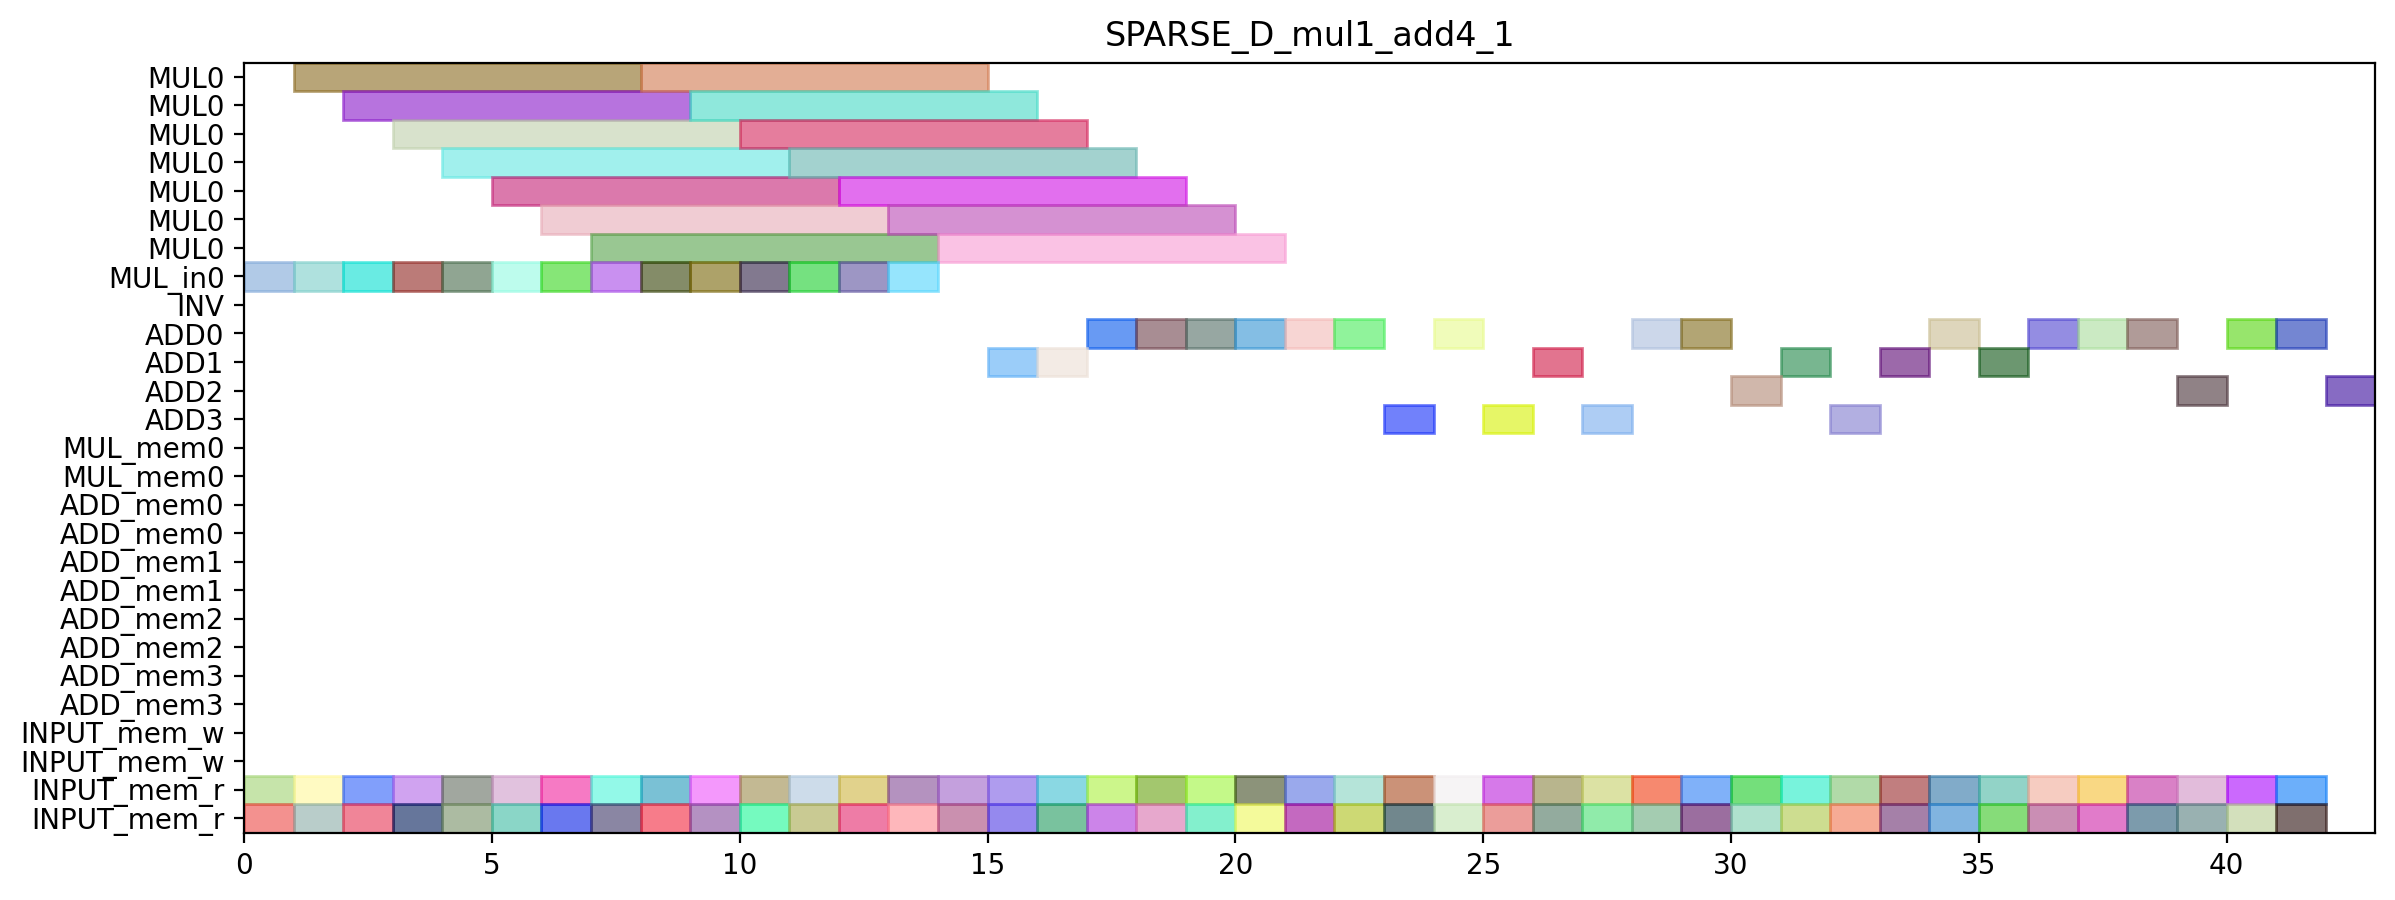

Write the Python code that produced this figure.
from pyschedule import Scenario, solvers, plotters, alt


def solve():
	horizon = 121
	S = Scenario("SPARSE_D_mul1_add4_1", horizon=horizon)

	# resource
	MUL = S.Resources('MUL', num=1, size=7)
	MUL_in = S.Resources('MUL_in', num=1)
	INV = S.Resource('INV')
	ADD = S.Resources('ADD', num=4, periods=range(1, horizon))
	MUL_mem = S.Resources('MUL_mem', num=1, size=2)
	ADD_mem = S.Resources('ADD_mem', num=4, size=2)
	INPUT_mem_w = S.Resource('INPUT_mem_w', size=2)
	INPUT_mem_r = S.Resource('INPUT_mem_r', size=2)

	# result of previous scheduling
	t4_t8_t1_in = S.Task('t4_t8_t1_in', length=1, delay_cost=1)
	S += t4_t8_t1_in >= 0
	t4_t8_t1_in += MUL_in[0]

	t4_t8_t1_mem0 = S.Task('t4_t8_t1_mem0', length=1, delay_cost=1)
	S += t4_t8_t1_mem0 >= 0
	t4_t8_t1_mem0 += INPUT_mem_r

	t4_t8_t1_mem1 = S.Task('t4_t8_t1_mem1', length=1, delay_cost=1)
	S += t4_t8_t1_mem1 >= 0
	t4_t8_t1_mem1 += INPUT_mem_r

	t4_t1_t0_in = S.Task('t4_t1_t0_in', length=1, delay_cost=1)
	S += t4_t1_t0_in >= 1
	t4_t1_t0_in += MUL_in[0]

	t4_t1_t0_mem0 = S.Task('t4_t1_t0_mem0', length=1, delay_cost=1)
	S += t4_t1_t0_mem0 >= 1
	t4_t1_t0_mem0 += INPUT_mem_r

	t4_t1_t0_mem1 = S.Task('t4_t1_t0_mem1', length=1, delay_cost=1)
	S += t4_t1_t0_mem1 >= 1
	t4_t1_t0_mem1 += INPUT_mem_r

	t4_t8_t1 = S.Task('t4_t8_t1', length=7, delay_cost=1)
	S += t4_t8_t1 >= 1
	t4_t8_t1 += MUL[0]

	t4_t0_t0_in = S.Task('t4_t0_t0_in', length=1, delay_cost=1)
	S += t4_t0_t0_in >= 2
	t4_t0_t0_in += MUL_in[0]

	t4_t0_t0_mem0 = S.Task('t4_t0_t0_mem0', length=1, delay_cost=1)
	S += t4_t0_t0_mem0 >= 2
	t4_t0_t0_mem0 += INPUT_mem_r

	t4_t0_t0_mem1 = S.Task('t4_t0_t0_mem1', length=1, delay_cost=1)
	S += t4_t0_t0_mem1 >= 2
	t4_t0_t0_mem1 += INPUT_mem_r

	t4_t1_t0 = S.Task('t4_t1_t0', length=7, delay_cost=1)
	S += t4_t1_t0 >= 2
	t4_t1_t0 += MUL[0]

	t2_t1_in = S.Task('t2_t1_in', length=1, delay_cost=1)
	S += t2_t1_in >= 3
	t2_t1_in += MUL_in[0]

	t2_t1_mem0 = S.Task('t2_t1_mem0', length=1, delay_cost=1)
	S += t2_t1_mem0 >= 3
	t2_t1_mem0 += INPUT_mem_r

	t2_t1_mem1 = S.Task('t2_t1_mem1', length=1, delay_cost=1)
	S += t2_t1_mem1 >= 3
	t2_t1_mem1 += INPUT_mem_r

	t4_t0_t0 = S.Task('t4_t0_t0', length=7, delay_cost=1)
	S += t4_t0_t0 >= 3
	t4_t0_t0 += MUL[0]

	t2_t1 = S.Task('t2_t1', length=7, delay_cost=1)
	S += t2_t1 >= 4
	t2_t1 += MUL[0]

	t4_t0_t1_in = S.Task('t4_t0_t1_in', length=1, delay_cost=1)
	S += t4_t0_t1_in >= 4
	t4_t0_t1_in += MUL_in[0]

	t4_t0_t1_mem0 = S.Task('t4_t0_t1_mem0', length=1, delay_cost=1)
	S += t4_t0_t1_mem0 >= 4
	t4_t0_t1_mem0 += INPUT_mem_r

	t4_t0_t1_mem1 = S.Task('t4_t0_t1_mem1', length=1, delay_cost=1)
	S += t4_t0_t1_mem1 >= 4
	t4_t0_t1_mem1 += INPUT_mem_r

	t2_t0_in = S.Task('t2_t0_in', length=1, delay_cost=1)
	S += t2_t0_in >= 5
	t2_t0_in += MUL_in[0]

	t2_t0_mem0 = S.Task('t2_t0_mem0', length=1, delay_cost=1)
	S += t2_t0_mem0 >= 5
	t2_t0_mem0 += INPUT_mem_r

	t2_t0_mem1 = S.Task('t2_t0_mem1', length=1, delay_cost=1)
	S += t2_t0_mem1 >= 5
	t2_t0_mem1 += INPUT_mem_r

	t4_t0_t1 = S.Task('t4_t0_t1', length=7, delay_cost=1)
	S += t4_t0_t1 >= 5
	t4_t0_t1 += MUL[0]

	t2_t0 = S.Task('t2_t0', length=7, delay_cost=1)
	S += t2_t0 >= 6
	t2_t0 += MUL[0]

	t4_t2_t1_in = S.Task('t4_t2_t1_in', length=1, delay_cost=1)
	S += t4_t2_t1_in >= 6
	t4_t2_t1_in += MUL_in[0]

	t4_t2_t1_mem0 = S.Task('t4_t2_t1_mem0', length=1, delay_cost=1)
	S += t4_t2_t1_mem0 >= 6
	t4_t2_t1_mem0 += INPUT_mem_r

	t4_t2_t1_mem1 = S.Task('t4_t2_t1_mem1', length=1, delay_cost=1)
	S += t4_t2_t1_mem1 >= 6
	t4_t2_t1_mem1 += INPUT_mem_r

	t1_t0_in = S.Task('t1_t0_in', length=1, delay_cost=1)
	S += t1_t0_in >= 7
	t1_t0_in += MUL_in[0]

	t1_t0_mem0 = S.Task('t1_t0_mem0', length=1, delay_cost=1)
	S += t1_t0_mem0 >= 7
	t1_t0_mem0 += INPUT_mem_r

	t1_t0_mem1 = S.Task('t1_t0_mem1', length=1, delay_cost=1)
	S += t1_t0_mem1 >= 7
	t1_t0_mem1 += INPUT_mem_r

	t4_t2_t1 = S.Task('t4_t2_t1', length=7, delay_cost=1)
	S += t4_t2_t1 >= 7
	t4_t2_t1 += MUL[0]

	t0_t1_in = S.Task('t0_t1_in', length=1, delay_cost=1)
	S += t0_t1_in >= 8
	t0_t1_in += MUL_in[0]

	t0_t1_mem0 = S.Task('t0_t1_mem0', length=1, delay_cost=1)
	S += t0_t1_mem0 >= 8
	t0_t1_mem0 += INPUT_mem_r

	t0_t1_mem1 = S.Task('t0_t1_mem1', length=1, delay_cost=1)
	S += t0_t1_mem1 >= 8
	t0_t1_mem1 += INPUT_mem_r

	t1_t0 = S.Task('t1_t0', length=7, delay_cost=1)
	S += t1_t0 >= 8
	t1_t0 += MUL[0]

	t0_t1 = S.Task('t0_t1', length=7, delay_cost=1)
	S += t0_t1 >= 9
	t0_t1 += MUL[0]

	t4_t8_t0_in = S.Task('t4_t8_t0_in', length=1, delay_cost=1)
	S += t4_t8_t0_in >= 9
	t4_t8_t0_in += MUL_in[0]

	t4_t8_t0_mem0 = S.Task('t4_t8_t0_mem0', length=1, delay_cost=1)
	S += t4_t8_t0_mem0 >= 9
	t4_t8_t0_mem0 += INPUT_mem_r

	t4_t8_t0_mem1 = S.Task('t4_t8_t0_mem1', length=1, delay_cost=1)
	S += t4_t8_t0_mem1 >= 9
	t4_t8_t0_mem1 += INPUT_mem_r

	t4_t2_t0_in = S.Task('t4_t2_t0_in', length=1, delay_cost=1)
	S += t4_t2_t0_in >= 10
	t4_t2_t0_in += MUL_in[0]

	t4_t2_t0_mem0 = S.Task('t4_t2_t0_mem0', length=1, delay_cost=1)
	S += t4_t2_t0_mem0 >= 10
	t4_t2_t0_mem0 += INPUT_mem_r

	t4_t2_t0_mem1 = S.Task('t4_t2_t0_mem1', length=1, delay_cost=1)
	S += t4_t2_t0_mem1 >= 10
	t4_t2_t0_mem1 += INPUT_mem_r

	t4_t8_t0 = S.Task('t4_t8_t0', length=7, delay_cost=1)
	S += t4_t8_t0 >= 10
	t4_t8_t0 += MUL[0]

	t4_t1_t1_in = S.Task('t4_t1_t1_in', length=1, delay_cost=1)
	S += t4_t1_t1_in >= 11
	t4_t1_t1_in += MUL_in[0]

	t4_t1_t1_mem0 = S.Task('t4_t1_t1_mem0', length=1, delay_cost=1)
	S += t4_t1_t1_mem0 >= 11
	t4_t1_t1_mem0 += INPUT_mem_r

	t4_t1_t1_mem1 = S.Task('t4_t1_t1_mem1', length=1, delay_cost=1)
	S += t4_t1_t1_mem1 >= 11
	t4_t1_t1_mem1 += INPUT_mem_r

	t4_t2_t0 = S.Task('t4_t2_t0', length=7, delay_cost=1)
	S += t4_t2_t0 >= 11
	t4_t2_t0 += MUL[0]

	t1_t1_in = S.Task('t1_t1_in', length=1, delay_cost=1)
	S += t1_t1_in >= 12
	t1_t1_in += MUL_in[0]

	t1_t1_mem0 = S.Task('t1_t1_mem0', length=1, delay_cost=1)
	S += t1_t1_mem0 >= 12
	t1_t1_mem0 += INPUT_mem_r

	t1_t1_mem1 = S.Task('t1_t1_mem1', length=1, delay_cost=1)
	S += t1_t1_mem1 >= 12
	t1_t1_mem1 += INPUT_mem_r

	t4_t1_t1 = S.Task('t4_t1_t1', length=7, delay_cost=1)
	S += t4_t1_t1 >= 12
	t4_t1_t1 += MUL[0]

	t0_t0_in = S.Task('t0_t0_in', length=1, delay_cost=1)
	S += t0_t0_in >= 13
	t0_t0_in += MUL_in[0]

	t0_t0_mem0 = S.Task('t0_t0_mem0', length=1, delay_cost=1)
	S += t0_t0_mem0 >= 13
	t0_t0_mem0 += INPUT_mem_r

	t0_t0_mem1 = S.Task('t0_t0_mem1', length=1, delay_cost=1)
	S += t0_t0_mem1 >= 13
	t0_t0_mem1 += INPUT_mem_r

	t1_t1 = S.Task('t1_t1', length=7, delay_cost=1)
	S += t1_t1 >= 13
	t1_t1 += MUL[0]

	t0_t0 = S.Task('t0_t0', length=7, delay_cost=1)
	S += t0_t0 >= 14
	t0_t0 += MUL[0]

	t2_t3_mem0 = S.Task('t2_t3_mem0', length=1, delay_cost=1)
	S += t2_t3_mem0 >= 14
	t2_t3_mem0 += INPUT_mem_r

	t2_t3_mem1 = S.Task('t2_t3_mem1', length=1, delay_cost=1)
	S += t2_t3_mem1 >= 14
	t2_t3_mem1 += INPUT_mem_r

	t2_t3 = S.Task('t2_t3', length=1, delay_cost=1)
	S += t2_t3 >= 15
	t2_t3 += ADD[1]

	t4_t51_mem0 = S.Task('t4_t51_mem0', length=1, delay_cost=1)
	S += t4_t51_mem0 >= 15
	t4_t51_mem0 += INPUT_mem_r

	t4_t51_mem1 = S.Task('t4_t51_mem1', length=1, delay_cost=1)
	S += t4_t51_mem1 >= 15
	t4_t51_mem1 += INPUT_mem_r

	t4_t0_t3_mem0 = S.Task('t4_t0_t3_mem0', length=1, delay_cost=1)
	S += t4_t0_t3_mem0 >= 16
	t4_t0_t3_mem0 += INPUT_mem_r

	t4_t0_t3_mem1 = S.Task('t4_t0_t3_mem1', length=1, delay_cost=1)
	S += t4_t0_t3_mem1 >= 16
	t4_t0_t3_mem1 += INPUT_mem_r

	t4_t51 = S.Task('t4_t51', length=1, delay_cost=1)
	S += t4_t51 >= 16
	t4_t51 += ADD[1]

	t4_t0_t3 = S.Task('t4_t0_t3', length=1, delay_cost=1)
	S += t4_t0_t3 >= 17
	t4_t0_t3 += ADD[0]

	t4_t1_t3_mem0 = S.Task('t4_t1_t3_mem0', length=1, delay_cost=1)
	S += t4_t1_t3_mem0 >= 17
	t4_t1_t3_mem0 += INPUT_mem_r

	t4_t1_t3_mem1 = S.Task('t4_t1_t3_mem1', length=1, delay_cost=1)
	S += t4_t1_t3_mem1 >= 17
	t4_t1_t3_mem1 += INPUT_mem_r

	t4_t1_t2_mem0 = S.Task('t4_t1_t2_mem0', length=1, delay_cost=1)
	S += t4_t1_t2_mem0 >= 18
	t4_t1_t2_mem0 += INPUT_mem_r

	t4_t1_t2_mem1 = S.Task('t4_t1_t2_mem1', length=1, delay_cost=1)
	S += t4_t1_t2_mem1 >= 18
	t4_t1_t2_mem1 += INPUT_mem_r

	t4_t1_t3 = S.Task('t4_t1_t3', length=1, delay_cost=1)
	S += t4_t1_t3 >= 18
	t4_t1_t3 += ADD[0]

	t1_t3_mem0 = S.Task('t1_t3_mem0', length=1, delay_cost=1)
	S += t1_t3_mem0 >= 19
	t1_t3_mem0 += INPUT_mem_r

	t1_t3_mem1 = S.Task('t1_t3_mem1', length=1, delay_cost=1)
	S += t1_t3_mem1 >= 19
	t1_t3_mem1 += INPUT_mem_r

	t4_t1_t2 = S.Task('t4_t1_t2', length=1, delay_cost=1)
	S += t4_t1_t2 >= 19
	t4_t1_t2 += ADD[0]

	t1_t3 = S.Task('t1_t3', length=1, delay_cost=1)
	S += t1_t3 >= 20
	t1_t3 += ADD[0]

	t4_t0_t2_mem0 = S.Task('t4_t0_t2_mem0', length=1, delay_cost=1)
	S += t4_t0_t2_mem0 >= 20
	t4_t0_t2_mem0 += INPUT_mem_r

	t4_t0_t2_mem1 = S.Task('t4_t0_t2_mem1', length=1, delay_cost=1)
	S += t4_t0_t2_mem1 >= 20
	t4_t0_t2_mem1 += INPUT_mem_r

	t2_t2_mem0 = S.Task('t2_t2_mem0', length=1, delay_cost=1)
	S += t2_t2_mem0 >= 21
	t2_t2_mem0 += INPUT_mem_r

	t2_t2_mem1 = S.Task('t2_t2_mem1', length=1, delay_cost=1)
	S += t2_t2_mem1 >= 21
	t2_t2_mem1 += INPUT_mem_r

	t4_t0_t2 = S.Task('t4_t0_t2', length=1, delay_cost=1)
	S += t4_t0_t2 >= 21
	t4_t0_t2 += ADD[0]

	t2_t2 = S.Task('t2_t2', length=1, delay_cost=1)
	S += t2_t2 >= 22
	t2_t2 += ADD[0]

	t4_t50_mem0 = S.Task('t4_t50_mem0', length=1, delay_cost=1)
	S += t4_t50_mem0 >= 22
	t4_t50_mem0 += INPUT_mem_r

	t4_t50_mem1 = S.Task('t4_t50_mem1', length=1, delay_cost=1)
	S += t4_t50_mem1 >= 22
	t4_t50_mem1 += INPUT_mem_r

	t1_t2_mem0 = S.Task('t1_t2_mem0', length=1, delay_cost=1)
	S += t1_t2_mem0 >= 23
	t1_t2_mem0 += INPUT_mem_r

	t1_t2_mem1 = S.Task('t1_t2_mem1', length=1, delay_cost=1)
	S += t1_t2_mem1 >= 23
	t1_t2_mem1 += INPUT_mem_r

	t4_t50 = S.Task('t4_t50', length=1, delay_cost=1)
	S += t4_t50 >= 23
	t4_t50 += ADD[3]

	t1_t2 = S.Task('t1_t2', length=1, delay_cost=1)
	S += t1_t2 >= 24
	t1_t2 += ADD[0]

	t4_t41_mem0 = S.Task('t4_t41_mem0', length=1, delay_cost=1)
	S += t4_t41_mem0 >= 24
	t4_t41_mem0 += INPUT_mem_r

	t4_t41_mem1 = S.Task('t4_t41_mem1', length=1, delay_cost=1)
	S += t4_t41_mem1 >= 24
	t4_t41_mem1 += INPUT_mem_r

	t0_t2_mem0 = S.Task('t0_t2_mem0', length=1, delay_cost=1)
	S += t0_t2_mem0 >= 25
	t0_t2_mem0 += INPUT_mem_r

	t0_t2_mem1 = S.Task('t0_t2_mem1', length=1, delay_cost=1)
	S += t0_t2_mem1 >= 25
	t0_t2_mem1 += INPUT_mem_r

	t4_t41 = S.Task('t4_t41', length=1, delay_cost=1)
	S += t4_t41 >= 25
	t4_t41 += ADD[3]

	t0_t2 = S.Task('t0_t2', length=1, delay_cost=1)
	S += t0_t2 >= 26
	t0_t2 += ADD[1]

	t0_t3_mem0 = S.Task('t0_t3_mem0', length=1, delay_cost=1)
	S += t0_t3_mem0 >= 26
	t0_t3_mem0 += INPUT_mem_r

	t0_t3_mem1 = S.Task('t0_t3_mem1', length=1, delay_cost=1)
	S += t0_t3_mem1 >= 26
	t0_t3_mem1 += INPUT_mem_r

	t0_t3 = S.Task('t0_t3', length=1, delay_cost=1)
	S += t0_t3 >= 27
	t0_t3 += ADD[3]

	t4_t40_mem0 = S.Task('t4_t40_mem0', length=1, delay_cost=1)
	S += t4_t40_mem0 >= 27
	t4_t40_mem0 += INPUT_mem_r

	t4_t40_mem1 = S.Task('t4_t40_mem1', length=1, delay_cost=1)
	S += t4_t40_mem1 >= 27
	t4_t40_mem1 += INPUT_mem_r

	t4_t2_t3_mem0 = S.Task('t4_t2_t3_mem0', length=1, delay_cost=1)
	S += t4_t2_t3_mem0 >= 28
	t4_t2_t3_mem0 += INPUT_mem_r

	t4_t2_t3_mem1 = S.Task('t4_t2_t3_mem1', length=1, delay_cost=1)
	S += t4_t2_t3_mem1 >= 28
	t4_t2_t3_mem1 += INPUT_mem_r

	t4_t40 = S.Task('t4_t40', length=1, delay_cost=1)
	S += t4_t40 >= 28
	t4_t40 += ADD[0]

	t4_t2_t2_mem0 = S.Task('t4_t2_t2_mem0', length=1, delay_cost=1)
	S += t4_t2_t2_mem0 >= 29
	t4_t2_t2_mem0 += INPUT_mem_r

	t4_t2_t2_mem1 = S.Task('t4_t2_t2_mem1', length=1, delay_cost=1)
	S += t4_t2_t2_mem1 >= 29
	t4_t2_t2_mem1 += INPUT_mem_r

	t4_t2_t3 = S.Task('t4_t2_t3', length=1, delay_cost=1)
	S += t4_t2_t3 >= 29
	t4_t2_t3 += ADD[0]

	t4_t2_t2 = S.Task('t4_t2_t2', length=1, delay_cost=1)
	S += t4_t2_t2 >= 30
	t4_t2_t2 += ADD[2]


	# new tasks
	t4_t8_t2 = S.Task('t4_t8_t2', length=1, delay_cost=1)
	t4_t8_t2 += alt(ADD)

	t4_t8_t2_mem0 = S.Task('t4_t8_t2_mem0', length=1, delay_cost=1)
	t4_t8_t2_mem0 += INPUT_mem_r
	S += t4_t8_t2_mem0<=t4_t8_t2

	t4_t8_t2_mem1 = S.Task('t4_t8_t2_mem1', length=1, delay_cost=1)
	t4_t8_t2_mem1 += INPUT_mem_r
	S += t4_t8_t2_mem1<=t4_t8_t2

	t4_t8_t3 = S.Task('t4_t8_t3', length=1, delay_cost=1)
	t4_t8_t3 += alt(ADD)

	t4_t8_t3_mem0 = S.Task('t4_t8_t3_mem0', length=1, delay_cost=1)
	t4_t8_t3_mem0 += INPUT_mem_r
	S += t4_t8_t3_mem0<=t4_t8_t3

	t4_t8_t3_mem1 = S.Task('t4_t8_t3_mem1', length=1, delay_cost=1)
	t4_t8_t3_mem1 += INPUT_mem_r
	S += t4_t8_t3_mem1<=t4_t8_t3

	t70 = S.Task('t70', length=1, delay_cost=1)
	t70 += alt(ADD)

	t70_mem0 = S.Task('t70_mem0', length=1, delay_cost=1)
	t70_mem0 += INPUT_mem_r
	S += t70_mem0<=t70

	t70_mem1 = S.Task('t70_mem1', length=1, delay_cost=1)
	t70_mem1 += INPUT_mem_r
	S += t70_mem1<=t70

	t71 = S.Task('t71', length=1, delay_cost=1)
	t71 += alt(ADD)

	t71_mem0 = S.Task('t71_mem0', length=1, delay_cost=1)
	t71_mem0 += INPUT_mem_r
	S += t71_mem0<=t71

	t71_mem1 = S.Task('t71_mem1', length=1, delay_cost=1)
	t71_mem1 += INPUT_mem_r
	S += t71_mem1<=t71

	t80 = S.Task('t80', length=1, delay_cost=1)
	t80 += alt(ADD)

	t80_mem0 = S.Task('t80_mem0', length=1, delay_cost=1)
	t80_mem0 += INPUT_mem_r
	S += t80_mem0<=t80

	t80_mem1 = S.Task('t80_mem1', length=1, delay_cost=1)
	t80_mem1 += INPUT_mem_r
	S += t80_mem1<=t80

	t81 = S.Task('t81', length=1, delay_cost=1)
	t81 += alt(ADD)

	t81_mem0 = S.Task('t81_mem0', length=1, delay_cost=1)
	t81_mem0 += INPUT_mem_r
	S += t81_mem0<=t81

	t81_mem1 = S.Task('t81_mem1', length=1, delay_cost=1)
	t81_mem1 += INPUT_mem_r
	S += t81_mem1<=t81

	t90 = S.Task('t90', length=1, delay_cost=1)
	t90 += alt(ADD)

	t90_mem0 = S.Task('t90_mem0', length=1, delay_cost=1)
	t90_mem0 += INPUT_mem_r
	S += t90_mem0<=t90

	t90_mem1 = S.Task('t90_mem1', length=1, delay_cost=1)
	t90_mem1 += INPUT_mem_r
	S += t90_mem1<=t90

	t91 = S.Task('t91', length=1, delay_cost=1)
	t91 += alt(ADD)

	t91_mem0 = S.Task('t91_mem0', length=1, delay_cost=1)
	t91_mem0 += INPUT_mem_r
	S += t91_mem0<=t91

	t91_mem1 = S.Task('t91_mem1', length=1, delay_cost=1)
	t91_mem1 += INPUT_mem_r
	S += t91_mem1<=t91

	t100 = S.Task('t100', length=1, delay_cost=1)
	t100 += alt(ADD)

	t100_mem0 = S.Task('t100_mem0', length=1, delay_cost=1)
	t100_mem0 += INPUT_mem_r
	S += t100_mem0<=t100

	t100_mem1 = S.Task('t100_mem1', length=1, delay_cost=1)
	t100_mem1 += INPUT_mem_r
	S += t100_mem1<=t100

	t101 = S.Task('t101', length=1, delay_cost=1)
	t101 += alt(ADD)

	t101_mem0 = S.Task('t101_mem0', length=1, delay_cost=1)
	t101_mem0 += INPUT_mem_r
	S += t101_mem0<=t101

	t101_mem1 = S.Task('t101_mem1', length=1, delay_cost=1)
	t101_mem1 += INPUT_mem_r
	S += t101_mem1<=t101

	t5_t1_t2 = S.Task('t5_t1_t2', length=1, delay_cost=1)
	t5_t1_t2 += alt(ADD)

	t5_t1_t2_mem0 = S.Task('t5_t1_t2_mem0', length=1, delay_cost=1)
	t5_t1_t2_mem0 += INPUT_mem_r
	S += t5_t1_t2_mem0<=t5_t1_t2

	t5_t1_t2_mem1 = S.Task('t5_t1_t2_mem1', length=1, delay_cost=1)
	t5_t1_t2_mem1 += INPUT_mem_r
	S += t5_t1_t2_mem1<=t5_t1_t2

	t5_t2_t2 = S.Task('t5_t2_t2', length=1, delay_cost=1)
	t5_t2_t2 += alt(ADD)

	t5_t2_t2_mem0 = S.Task('t5_t2_t2_mem0', length=1, delay_cost=1)
	t5_t2_t2_mem0 += INPUT_mem_r
	S += t5_t2_t2_mem0<=t5_t2_t2

	t5_t2_t2_mem1 = S.Task('t5_t2_t2_mem1', length=1, delay_cost=1)
	t5_t2_t2_mem1 += INPUT_mem_r
	S += t5_t2_t2_mem1<=t5_t2_t2

	solvers.mip.solve(S,msg=1,kind='CPLEX',ratio_gap=1.01)

	solution = [['hoge']*len(S.solution()[1]) for i in range(len(S.solution()))]
	for i in range(len(S.solution())):
		for j in range(len(S.solution()[i])):
			solution[i][j]=str(S.solution()[i][j])
	print(solution)

	cycles = int(solution[-1][3])

	pic_file_name = "SPARSE_D_mul1_add4/SPARSE_D_mul1_add4_1.png"
	if(S.solution() != []):
		plotters.matplotlib.plot(S,img_filename=pic_file_name, vertical_text=True, fig_size=(cycles*0.25+3, 5), show_task_labels=False)

	return solution
